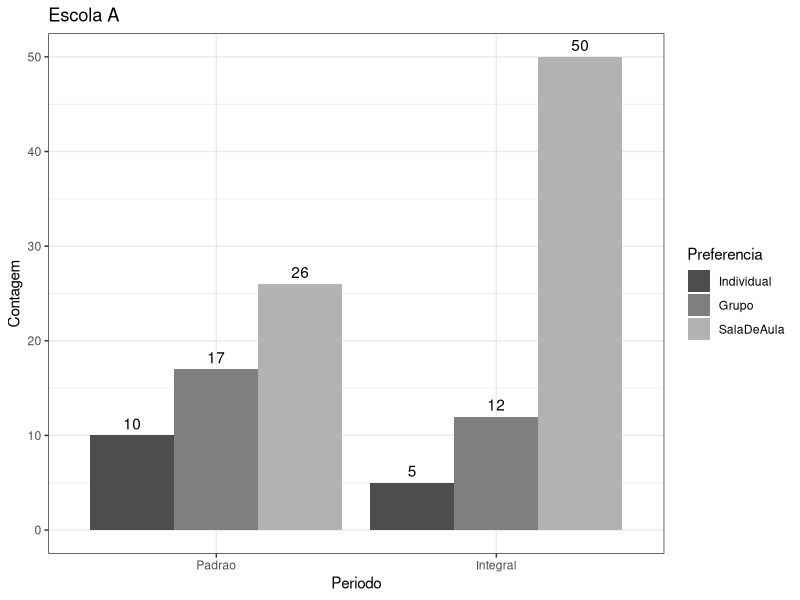
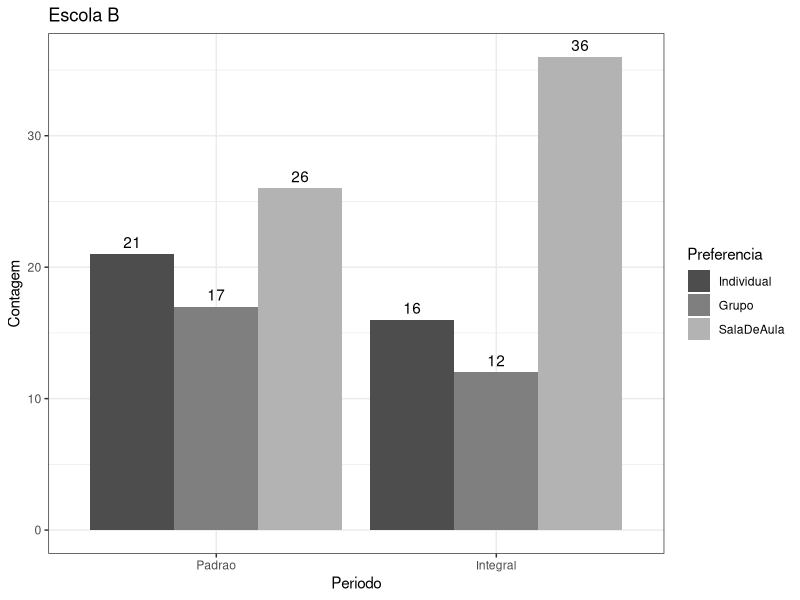
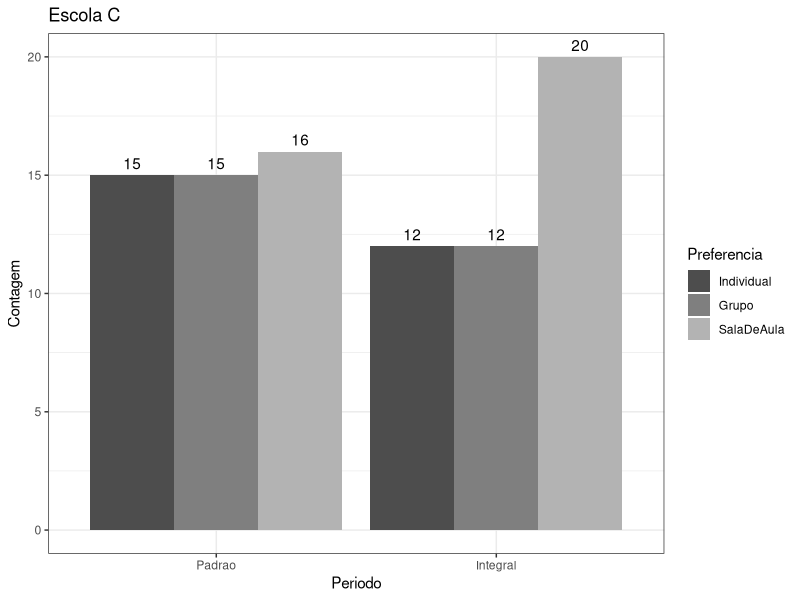
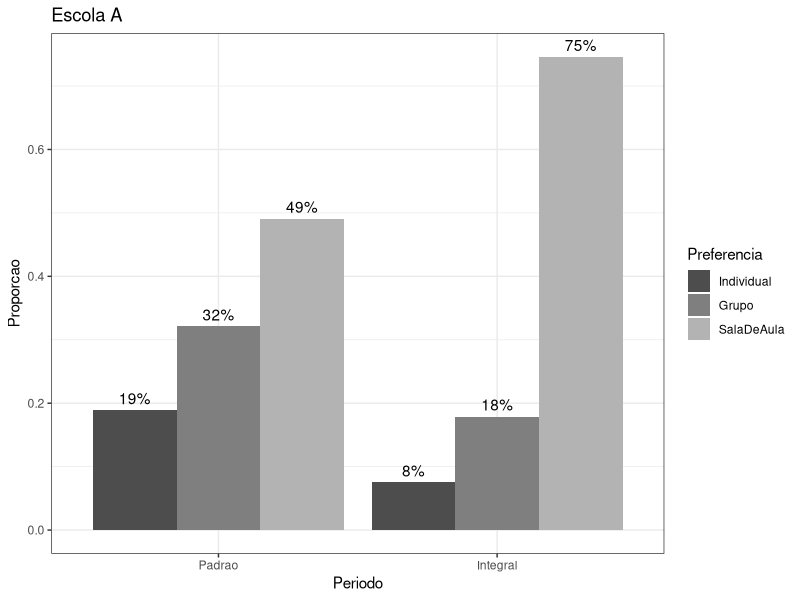
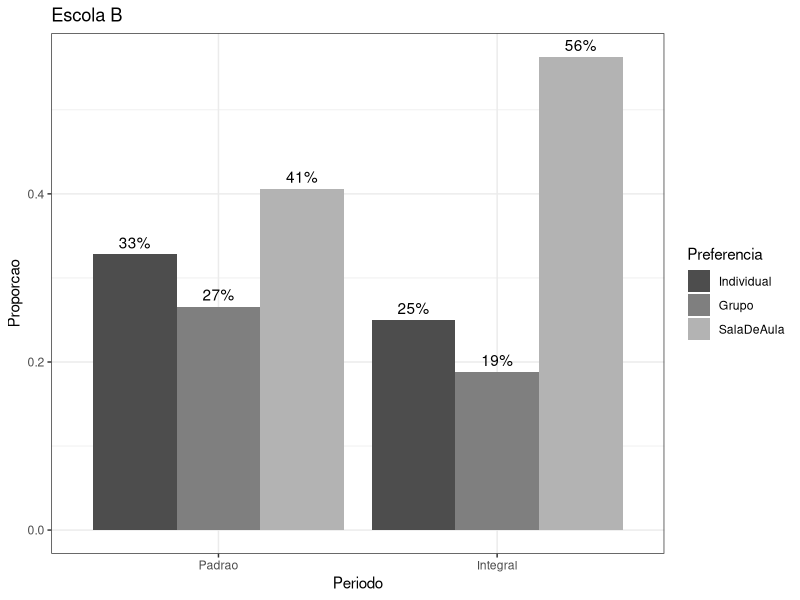
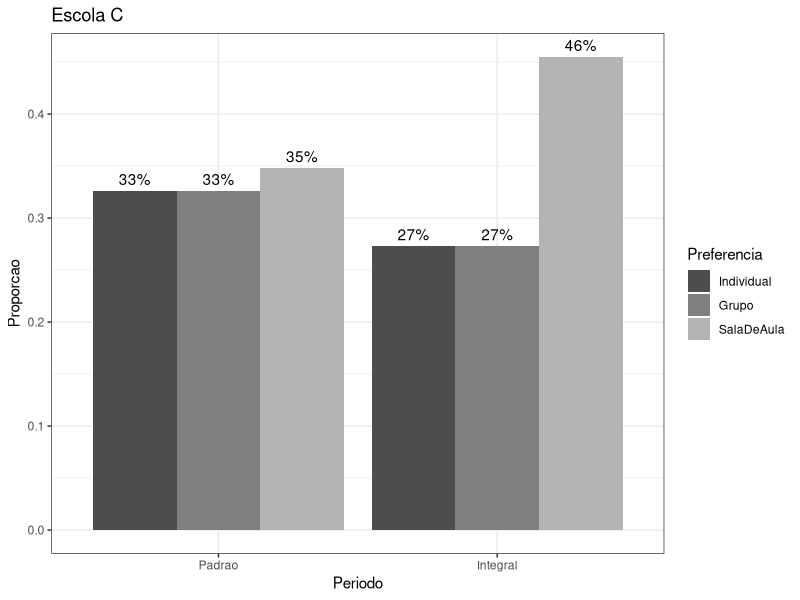
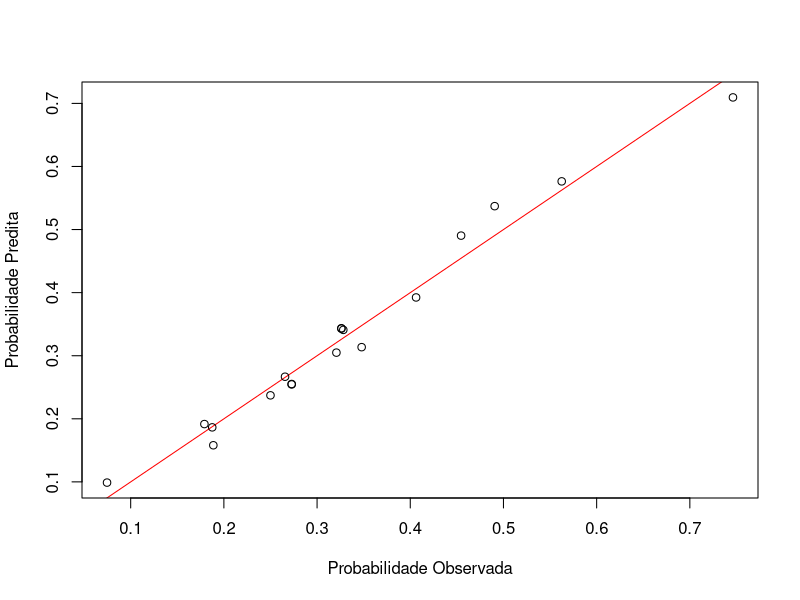
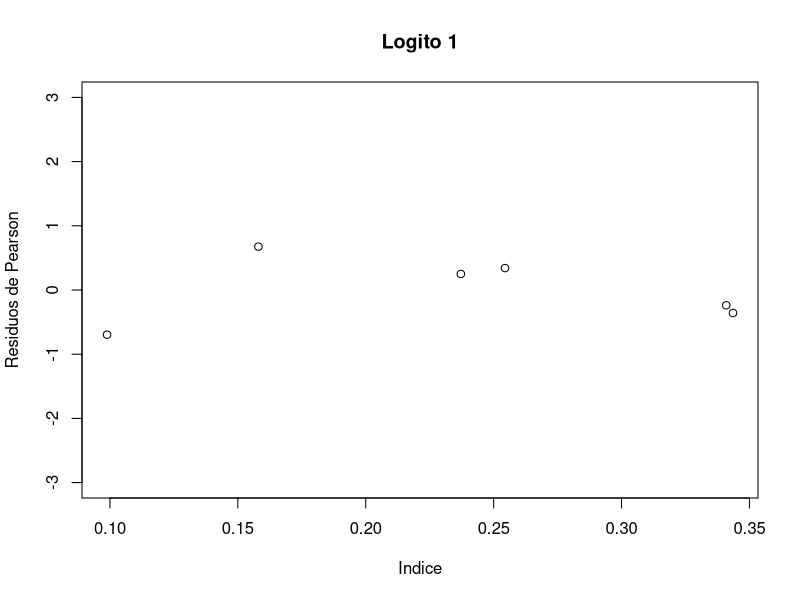

These charts were generated, in order, by the following R code:
## ---- chunk 1
knitr::opts_chunk$set(echo = TRUE)
## ---- chunk 2
rm(list=objects())
# Dados das preferências de aprendizado
dados_escola <- data.frame(
  Escola = c(1, 1, 2, 2, 3, 3),
  Periodo = c(0,1,0,1,0,1),
  Individual = c(10, 5, 21, 16, 15, 12),
  Grupo = c(17, 12, 17, 12, 15, 12),
  SalaDeAula = c(26, 50, 26, 36, 16, 20)
)

dados_escola$Escola <- factor(dados_escola$Escola, levels = c("1","2", "3"), labels = c("A", "B", "C"))
dados_escola$Periodo <- factor(dados_escola$Periodo, levels = c("0","1"), labels = c("Padrao", "Integral"))

dados_escola

library(ggplot2)
library(reshape2)
library(dplyr)
dados_melt <- melt(dados_escola, id.vars = c("Escola", "Periodo"))
dados_melt <- rename(dados_melt, Preferencia = variable)
dados_melt <- rename(dados_melt, Contagem = value)

plot_grafico <- function(dados) {
  grafico_escola <- ggplot(dados, aes(x = Periodo, y = Contagem, fill = Preferencia)) +
    geom_bar(stat = "identity", position = "dodge") +
    labs(x = "Periodo", y = "Contagem", fill = "Preferencia") +
    scale_fill_manual(values = c("Individual" = "gray30", "Grupo" = "gray50", "SalaDeAula" = "gray70")) +
    ggtitle(paste("Escola", unique(dados$Escola))) +
    theme_bw() +
    geom_text(aes(label = paste0(Contagem)), position = position_dodge(width = 0.9), vjust = -0.5)
  
  print(grafico_escola)
}

dados_escola_1 <- subset(dados_melt, Escola == "A")
dados_escola_2 <- subset(dados_melt, Escola == "B")
dados_escola_3 <- subset(dados_melt, Escola == "C")

plot_grafico(dados_escola_1)
plot_grafico(dados_escola_2)
plot_grafico(dados_escola_3)
## ---- chunk 3
# Criando o data frame
dados_escola <- data.frame(
  Escola = c(1, 1, 2, 2, 3, 3),
  Periodo = c(0,1,0,1,0,1),
  Individual = c(0.189, 0.075, 0.328, 0.250, 0.326, 0.273),
  Grupo = c(0.321, 0.179, 0.266, 0.188, 0.326, 0.273),
  SalaDeAula = c(0.491, 0.746, 0.406, 0.563, 0.348, 0.455)
)

dados_escola$Escola <- factor(dados_escola$Escola, levels = c("1","2", "3"), labels = c("A", "B", "C"))
dados_escola$Periodo <- factor(dados_escola$Periodo, levels = c("0","1"), labels = c("Padrao", "Integral"))

library(ggplot2)
library(reshape2)

dados_melt <- melt(dados_escola, id.vars = c("Escola", "Periodo"))
dados_melt <- rename(dados_melt, Preferencia = variable)
dados_melt <- rename(dados_melt, Proporcao = value)

plot_grafico <- function(dados) {
  grafico_escola <- ggplot(dados, aes(x = Periodo, y = Proporcao, fill = Preferencia)) +
    geom_bar(stat = "identity", position = "dodge") +
    labs(x = "Periodo", y = "Proporcao", fill = "Preferencia") +
    scale_fill_manual(values = c("Individual" = "gray30", "Grupo" = "gray50", "SalaDeAula" = "gray70")) +
    ggtitle(paste("Escola", unique(dados$Escola))) +
    theme_bw() +
    geom_text(aes(label = paste0(round(Proporcao * 100), "%")), position = position_dodge(width = 0.9), vjust = -0.5)
  
  print(grafico_escola)
}

# Separar os dados por escola
dados_escola_1 <- subset(dados_melt, Escola == "A")
dados_escola_2 <- subset(dados_melt, Escola == "B")
dados_escola_3 <- subset(dados_melt, Escola == "C")

plot_grafico(dados_escola_1)
plot_grafico(dados_escola_2)
plot_grafico(dados_escola_3)
## ---- chunk 4
rm(list=objects())

dados_escola <- data.frame(
  Escola = c(1, 1, 2, 2, 3, 3),
  Periodo = c(0,1,0,1,0,1),
  Individual = c(10, 5, 21, 16, 15, 12),
  Grupo = c(17, 12, 17, 12, 15, 12),
  SalaDeAula = c(26, 50, 26, 36, 16, 20)
)

dados_escola$Escola <- factor(dados_escola$Escola, levels = c("1","2", "3"), labels = c("A", "B", "C"))
dados_escola$Periodo <- factor(dados_escola$Periodo, levels = c("1","0"), labels = c("Padrao", "Integral"))

dados_escola

#install.packages("VGAM")
library(VGAM)

# ajustando o modelo MLCR Nulo
(mlcr0 <-  vglm(cbind(Individual,Grupo,SalaDeAula) ~ 1, data = dados_escola, multinomial))
summary(mlcr0)

# ajustando o modelo MLCR com Escola como preditora
(mlcr1 <- vglm(cbind(Individual,Grupo,SalaDeAula)~ factor(Escola), data = dados_escola, multinomial))
summary(mlcr1)

# ajustando o modelo MLCR com Período como preditoras
#(mlcr2 <- vglm(cbind(Individual,Grupo,SalaDeAula) ~ factor(Periodo), data = dados_escola, multinomial))
#summary(mlcr2)

# ajustando o modelo com efeitos principais de Escola e Período 
(mlcr3 <- vglm(cbind(Individual,Grupo,SalaDeAula) ~ factor(Escola) + factor(Periodo), data = dados_escola, multinomial))
summary(mlcr3)  


# ajustando o modelo MLCR com interação de Escola e Período 
(mlcr4 <- vglm(cbind(Individual,Grupo,SalaDeAula) ~ factor(Escola)*factor(Periodo), data = dados_escola, multinomial))
summary(mlcr4)

# Seleção do modelo final
tab8.2 <- anova(mlcr0,mlcr1,mlcr3,mlcr4, type=1)
aic0 <- AIC(mlcr0)
aic1 <- AIC(mlcr1)
aic3 <- AIC(mlcr3)
aic4 <- AIC(mlcr4)

aics <- c(aic0, aic1, aic3, aic4)
tab8.2$AIC <- aics
tab8.2

# Visualizar tabela atualizada


# Obter as probabilidades observadas e preditas
prob_obs <- as.vector(t(mlcr3@y))
prob_pred <- t(fitted(mlcr3))

# Criar a tabela com as colunas adicionais
(tabela <- data.frame(Escola = rep(levels(dados_escola$Escola), each = 6),
                      Periodo = rep(levels(dados_escola$Periodo), each = 3),
                      MetodoDeEnsino = rep(c("Individual", "Grupo", "SalaDeAula"), times = nrow(dados_escola)),
                      prob_obs = prob_obs,
                      prob_pred = as.vector(prob_pred),
                      dif = as.vector(prob_obs - prob_pred)))

library(writexl)
write_xlsx(tabela, "probabilidades_.xlsx")

# Cria o gráfico de dispersão
plot(prob_obs, prob_pred, xlab = "Probabilidade Observada", ylab = "Probabilidade Predita", abline(0, 1, col = "red"))
## ---- chunk 5
# Obter os valores ajustados
fitted_values <- fitted(mlcr3)

# Obter os resíduos de Pearson
pearson_residuals <- resid(mlcr3, type = "pearson")

# Gráfico de resíduos de Pearson para o logito 1
plot(fitted_values[,1], pearson_residuals[,1], xlab = "Indice", ylab = "Residuos de Pearson", main = "Logito 1", ylim = c(-3, 3))

# Gráfico de resíduos de Pearson para o logito 2
plot(fitted_values[,2], pearson_residuals[,2], xlab = "Indice", ylab = "Residuos de Pearson", main = "Logito 2", ylim = c(-3, 3))

## ---- chunk 6
# Matriz de coeficientes do modelo final
# Tab. 8.4 (B3j é perído INTEGRAL)
coef(mlcr3, matrix=TRUE)

# Extrair os coeficientes e erros-padrão
coeficients <- coef(summary(mlcr3))[, "Estimate"]
standard_errors <- coef(summary(mlcr3))[, "Std. Error"]

# Criar a tabela com os coeficientes e erros-padrão
coef_table <- cbind(coeficients, standard_errors)

# Adicionar nomes às colunas da tabela
colnames(coef_table) <- c("Coeficiente", "Erro-padrao")

# Exibir a tabela
coef_table
